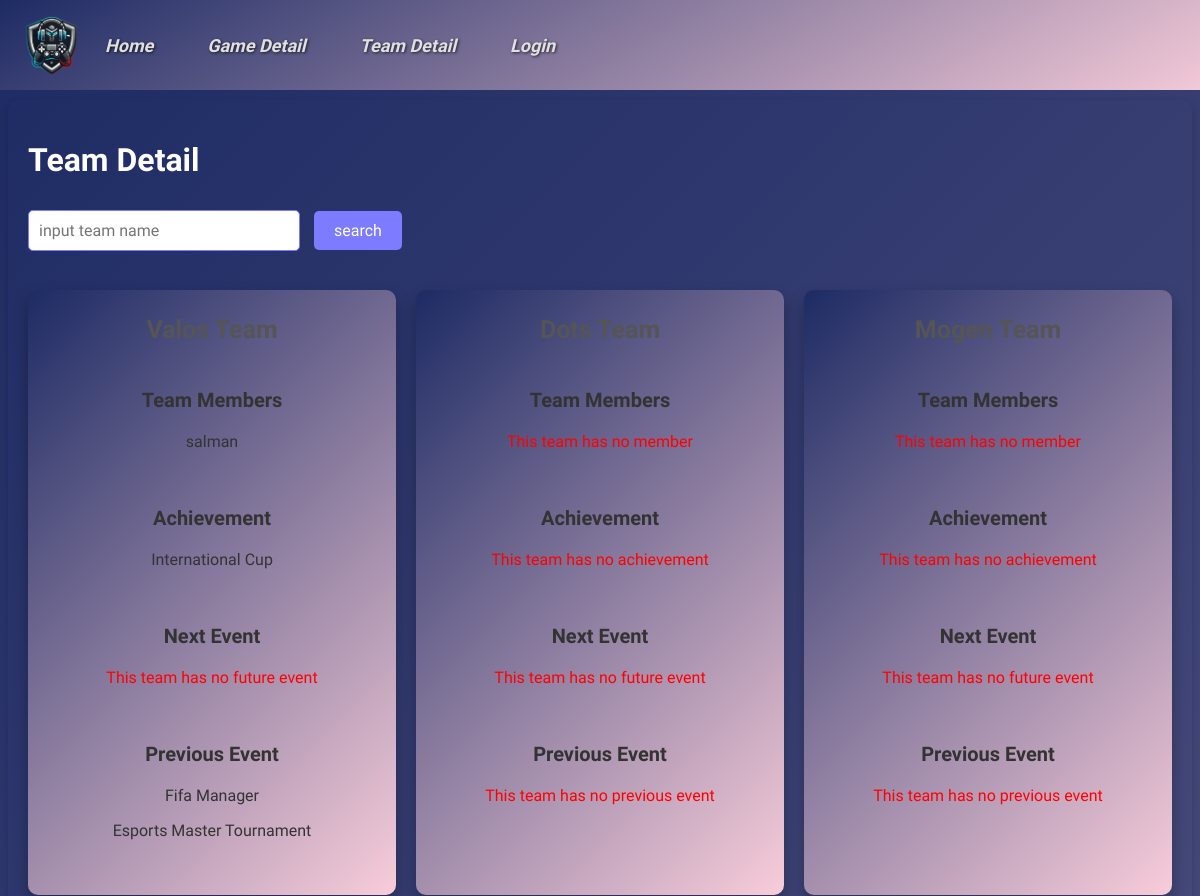
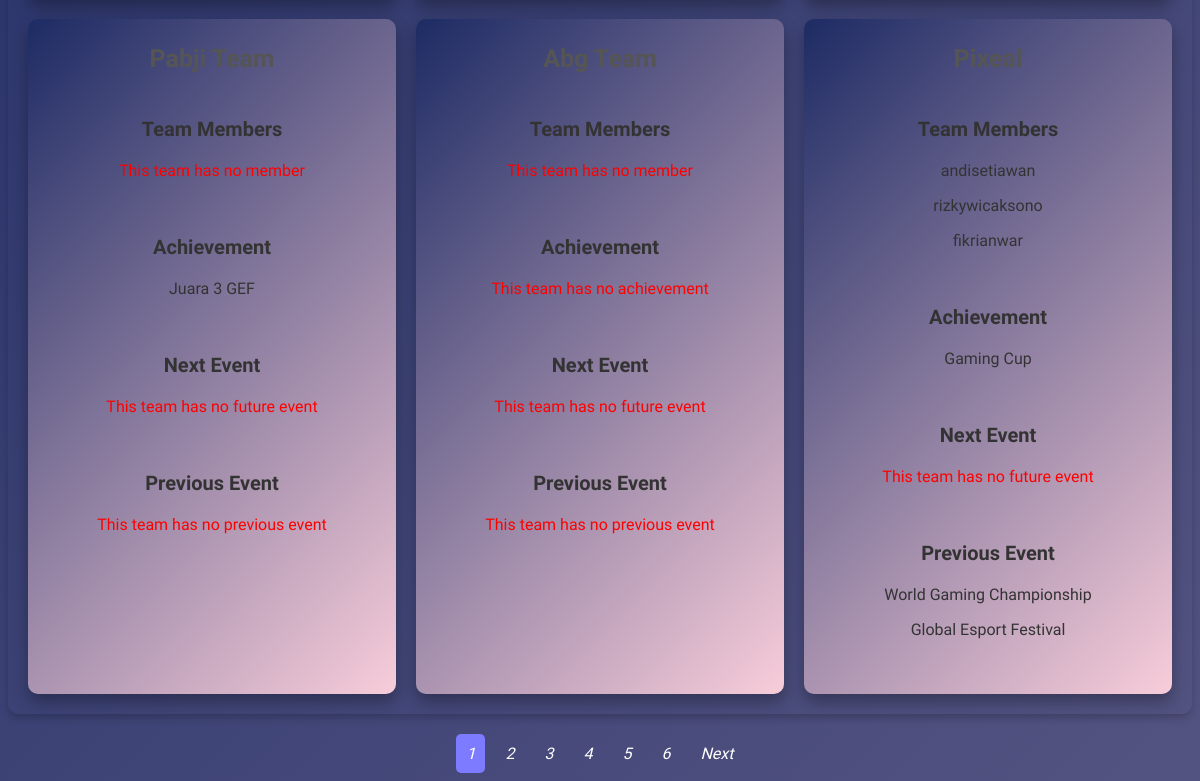
Before: /backendMember/dbteamdetail.php with the older database file (2 pictures, top to bottom).
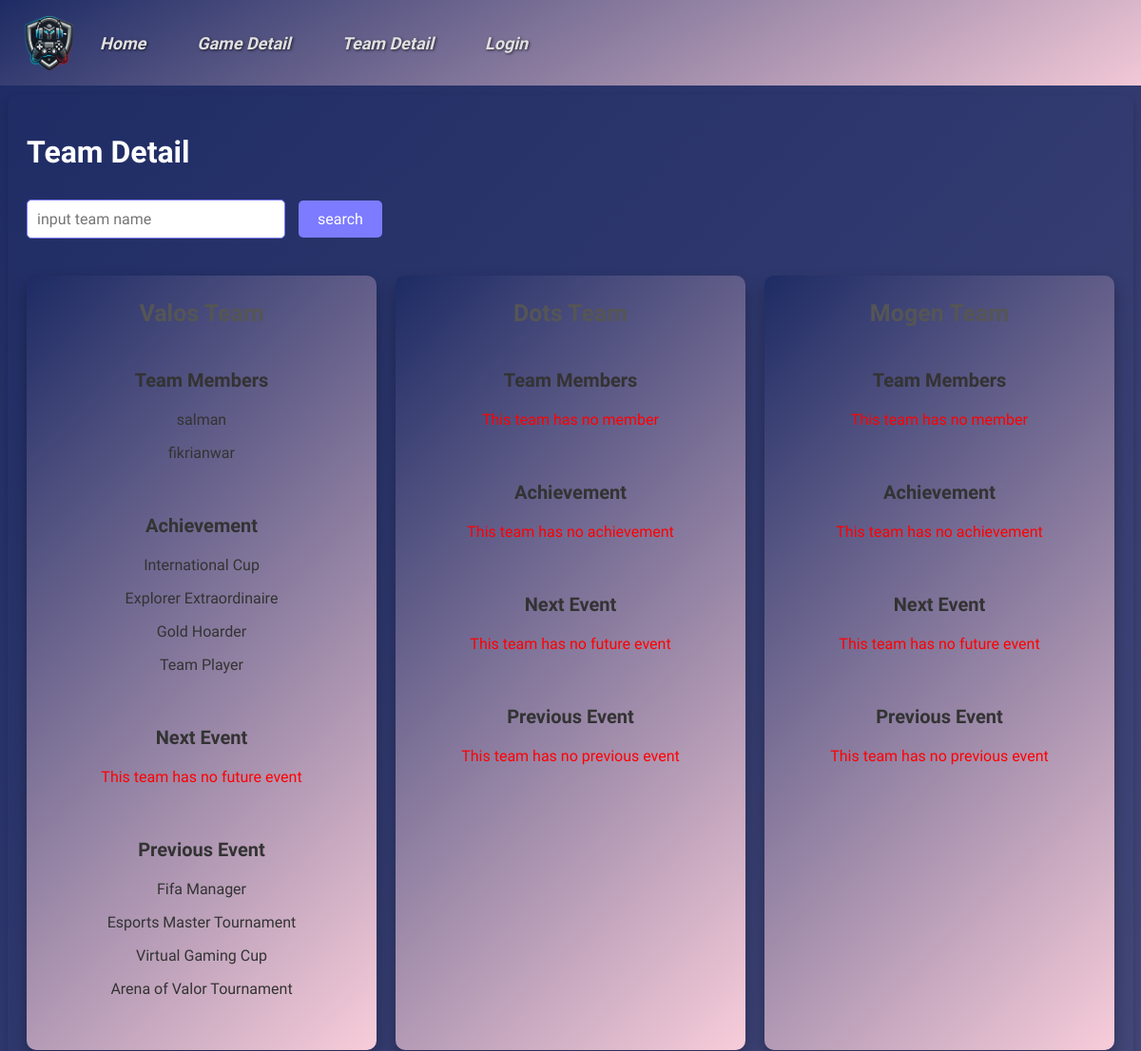
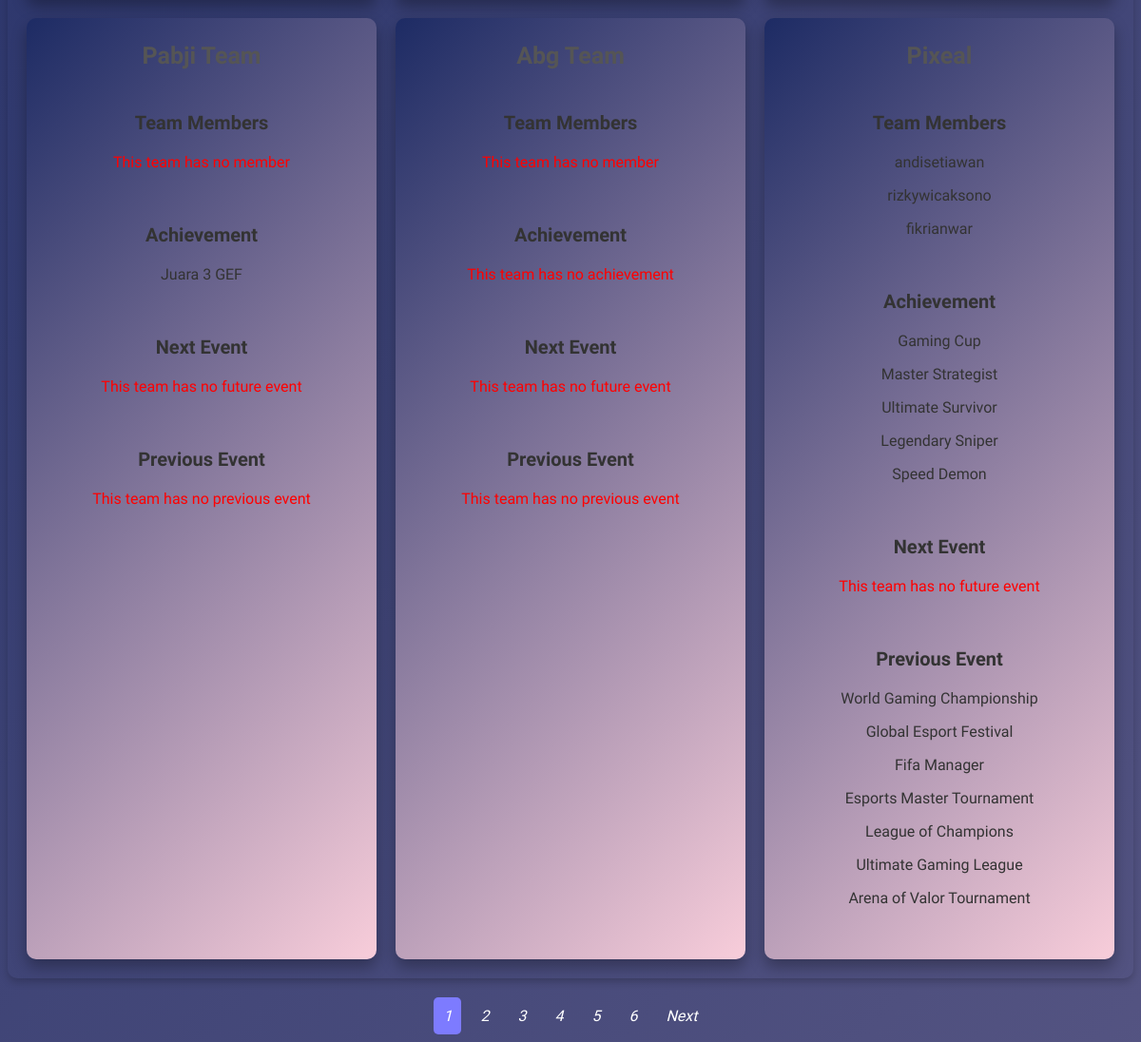
After: the same page with the newer database file (2 pictures, top to bottom).
### tables this page shows
CREATE TABLE `team` (
  `idteam` int NOT NULL AUTO_INCREMENT,
  `idgame` int NOT NULL,
  `name` varchar(45) DEFAULT NULL,
  PRIMARY KEY (`idteam`),
  KEY `fk_team_game1_idx` (`idgame`),
  CONSTRAINT `fk_team_game1` FOREIGN KEY (`idgame`) REFERENCES `game` (`idgame`) ON DELETE CASCADE ON UPDATE CASCADE
);

CREATE TABLE `achievement` (
  `idachievement` int NOT NULL AUTO_INCREMENT,
  `idteam` int NOT NULL,
  `name` varchar(45) DEFAULT NULL,
  `date` date DEFAULT NULL,
  `description` varchar(200) DEFAULT NULL,
  PRIMARY KEY (`idachievement`),
  KEY `fk_achievement_team1_idx` (`idteam`),
  CONSTRAINT `fk_achievement_team1` FOREIGN KEY (`idteam`) REFERENCES `team` (`idteam`) ON DELETE CASCADE ON UPDATE CASCADE
);

### backendAdmin/models/parent.php (called while the page is built, shortened)
<?php
    class ParentClass {
        public function __construct(){
            $this->mysqli = new mysqli(SERVER_NAME, USER_NAME, PASSWORD, DB_NAME);
        }
    }
?>

### backendAdmin/models/team.php (called while the page is built, shortened)
<?php
    require_once("parent.php");
    class Team extends ParentClass{
        public function getTeam($cari = "", $limit = 5, $offset = 0) {
            if (!empty($cari)) {
                $team = "%" . $cari . "%";
                $stt = $this->mysqli->prepare("select idteam, t.name as team_name, g.name as game_name
                                                from team as t
                                                inner join game as g on t.idgame = g.idgame
                                                where t.name LIKE ?
                                                LIMIT ? OFFSET ?");
                $stt->bind_param('sii', $team, $limit, $offset);
            } else {
                $stt = $this->mysqli->prepare("select idteam, t.name as team_name, g.name as game_name
                                                from team as t
                                                inner join game as g on t.idgame = g.idgame
                                                LIMIT ? OFFSET ?");
                $stt->bind_param('ii', $limit, $offset);
            }
            $stt->execute();
            $result = $stt->get_result();
            return $result;
        }
        public function getTotalTeams($cari = "") {
            if (!empty($cari)) {
                $team = "%" . $cari . "%";
                $stt = $this->mysqli->prepare("select count(*) as total from team AS t WHERE t.name LIKE ?");
                $stt->bind_param('s', $team);
            } else {
                $stt = $this->mysqli->prepare("select count(*) as total from team");
            }
            $stt->execute();
            $result = $stt->get_result();
            $row = $result->fetch_assoc();
            return $row['total'];
        }
    }
?>

### backendAdmin/models/teammembers.php (called while the page is built, shortened)
<?php
    require_once("parent.php");
    class TeamMembers extends ParentClass{
        public function getMemberByTeam($teamName){
            $stt = $this->mysqli->prepare("select m.username
                                            from team_members as tm
                                            inner join member as m on tm.idmember = m.idmember
                                            inner join team as t on tm.idteam = t.idteam
                                            where t.name = ?");
            $stt->bind_param("s", $teamName);
            $stt->execute();
            $result = $stt->get_result();
            return $result;
        }
    }
?>

### backendAdmin/models/achievement.php (called while the page is built, shortened)
<?php
    require_once("parent.php");
    class Achv extends ParentClass{
        public function getAchvbyTeamId($idteam){
            $stt = $this->mysqli->prepare("select a.idachievement ,a.idteam, a.name as acv_name, t.name as team_name, a.date, a.description from achievement as a
                    inner join team as t on a.idteam = t.idteam where a.idteam = ?");
            $stt->bind_param("i", $idteam);
            $stt->execute();
            $result = $stt-> get_result();
            return $result;
        }
    }
?>

### backendAdmin/models/event.php (called while the page is built, shortened)
<?php
    require_once("parent.php");
    class Event extends ParentClass{
        public function getCurEventByTeam($teamName){
            $stt = $this->mysqli->prepare("select distinct e.name as event_name
                                            from team_members as tm
                                            inner join team as t on tm.idteam = t.idteam
                                            inner join event_teams as et on t.idteam = et.idteam
                                            inner join event as e on et.idevent = e.idevent
                                            where t.name = ? and e.date > curdate()");
            $stt->bind_param('s', $teamName);
            $stt-> execute();
            $result = $stt-> get_result();
            return $result;
        }
        public function getOldEventByTeam($teamName){
            $stt = $this->mysqli->prepare("select distinct e.name as event_name
                                            from team_members as tm
                                            inner join team as t on tm.idteam = t.idteam
                                            inner join event_teams as et on t.idteam = et.idteam
                                            inner join event as e on et.idevent = e.idevent
                                            where t.name = ? and e.date < curdate()");
            $stt->bind_param('s', $teamName);
            $stt-> execute();
            $result = $stt-> get_result();
            return $result;
        }
    }
?>

### backendMember/dbteamdetail.php (the view, shortened to what the changed rows need)
<?php
require_once("../backendAdmin/models/team.php");
$team= new team();
$limit = 6;
$page = isset($_GET['page']) ? $_GET['page'] : 1;
$offset = ($page - 1) * $limit;
if (isset($_GET['searchTeam'])) {
    $searchteam = $_GET['searchTeam'];
    $result = $team->getTeam($searchteam, $limit, $offset);
    $total_records = $team->getTotalTeams($searchteam);
} else {
    $result = $team->getTeam("", $limit, $offset);
    $total_records = $team->getTotalTeams();
}
$total_pages = ceil($total_records / $limit);
?>
<!DOCTYPE html>
<html lang="en">
<head>
    <link rel="stylesheet" href="css/navbar.css">
    <link rel="stylesheet" href="css/dbmember.css">
    <link rel="stylesheet" href="css/paging.css">
    <link rel="stylesheet" href="css/card.css">
</head>
<body>
    <div class="container" style="margin-top: 100px !important;">
        <h1>Team Detail</h1>
        <div class="card-grid">
            <?php
            while ($row = $result->fetch_assoc()) {
                echo "<div class='card'>";
                echo "<h2 class='game-name' style='font-size:25px;'>" . $row['team_name'] . "</h2><br>";
                $teamName = $row['team_name'];
                $idteam = $row['idteam'];
                require_once("../backendAdmin/models/teammembers.php");
                $teammembers= new TeamMembers();
                $result2 = $teammembers->getMemberByTeam($teamName);
                echo "<p class='team-info' style='font-size:20px;'>" . "<strong>" . "Team Members" . "</strong>" .  "</p>";
                if ($result2->num_rows > 0) {
                    while ($row2 = $result2->fetch_assoc()) {
                        echo "<p class='team-info'>" . $row2['username'] . "</p>";
                    }
                } else {
                    echo "<p class='no-event' style='color:red;'>This team has no member</p>";
                }
                echo "<br>";
                require_once("../backendAdmin/models/achievement.php");
                $acv= new Achv();
                $result5 = $acv->getAchvbyTeamId($idteam);
                echo "<p class='team-info' style='font-size:20px;'>" . "<strong>" . "Achievement" . "</strong>" .  "</p>";
                if ($result5->num_rows > 0) {
                    while ($row5 = $result5->fetch_assoc()) {
                        echo "<p class='team-info'>" . $row5['acv_name'] . "</p>";
                    }
                } else {
                    echo "<p class='no-event' style='color:red;'>This team has no achievement</p>";
                }
                echo "<br>";
                require_once("../backendAdmin/models/event.php");
                $event= new Event();
                $result3 = $event->getCurEventByTeam($teamName);
                echo "<p class='team-info' style='font-size:20px;'>" . "<strong>" . "Next Event" . "</strong>" .  "</p>";
                if ($result3->num_rows > 0) {
                    while ($row3 = $result3->fetch_assoc()) {
                        echo "<p class='team-info'>" . $row3['event_name'] . "</p>";
                    }
                } else {
                    echo "<p class='no-event' style='color:red;'>This team has no future event</p>";
                }
                echo "<br>";
                $result4 = $event->getOldEventByTeam($teamName);
                echo "<p class='team-info' style='font-size:20px;'>" . "<strong>" . "Previous Event" . "</strong>" .  "</p>";
                if ($result4->num_rows > 0) {
                    while ($row4 = $result4->fetch_assoc()) {
                        echo "<p class='team-info'>" . $row4['event_name'] . "</p>";
                    }
                } else {
                    echo "<p class='no-event' style='color:red;'>This team has no previous event</p>";
                }
                echo "<br>";
                echo "</div>";
            }
            ?>
        </div>
    </div>
    <div class="pagination">
        <?php
        for ($i = 1; $i <= $total_pages; $i++) {
            $search_param = isset($_GET['searchTeam']) ? $_GET['searchTeam'] : '';
            $active_class = $i == $page ? 'active' : '';
            echo "<a href='dbteamdetail.php?page=$i&searchTeam=$search_param' class='$active_class'>$i</a>";
        }
        if ($page < $total_pages) {
            $next_page = $page + 1;
            $search_param = isset($_GET['searchTeam']) ? $_GET['searchTeam'] : '';
            echo "<a href='dbteamdetail.php?page=$next_page&searchTeam=$search_param'>Next</a>";
        }
        ?>
    </div>
</body>
</html>

Changed rows visible on the page:
added achievement: name "Explorer Extraordinaire", shown under team "Valos Team"
added achievement: name "Gold Hoarder", shown under team "Valos Team"
added achievement: name "Team Player", shown under team "Valos Team"
added achievement: name "Master Strategist", shown under team (number 6 of 6 on the later page)
added achievement: name "Ultimate Survivor", shown under team (number 6 of 6 on the later page)
added achievement: name "Legendary Sniper", shown under team (number 6 of 6 on the later page)
added achievement: name "Speed Demon", shown under team (number 6 of 6 on the later page)
Other visible differences:
new list line: "fikrianwar"
new list line: "Virtual Gaming Cup"
new list line: "Arena of Valor Tournament"
new list line: "Fifa Manager"
new list line: "Esports Master Tournament"
new list line: "League of Champions"
new list line: "Ultimate Gaming League"
